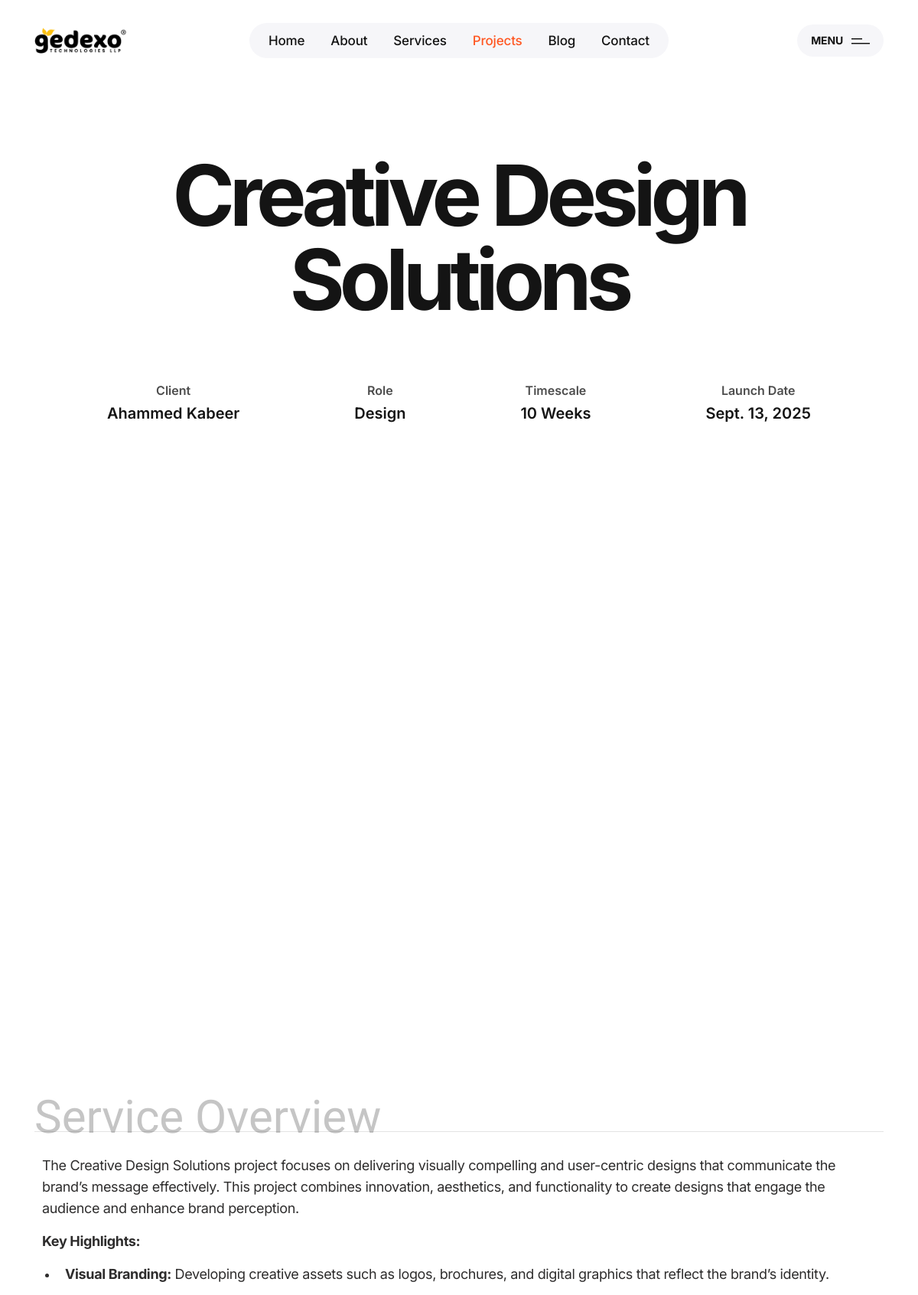
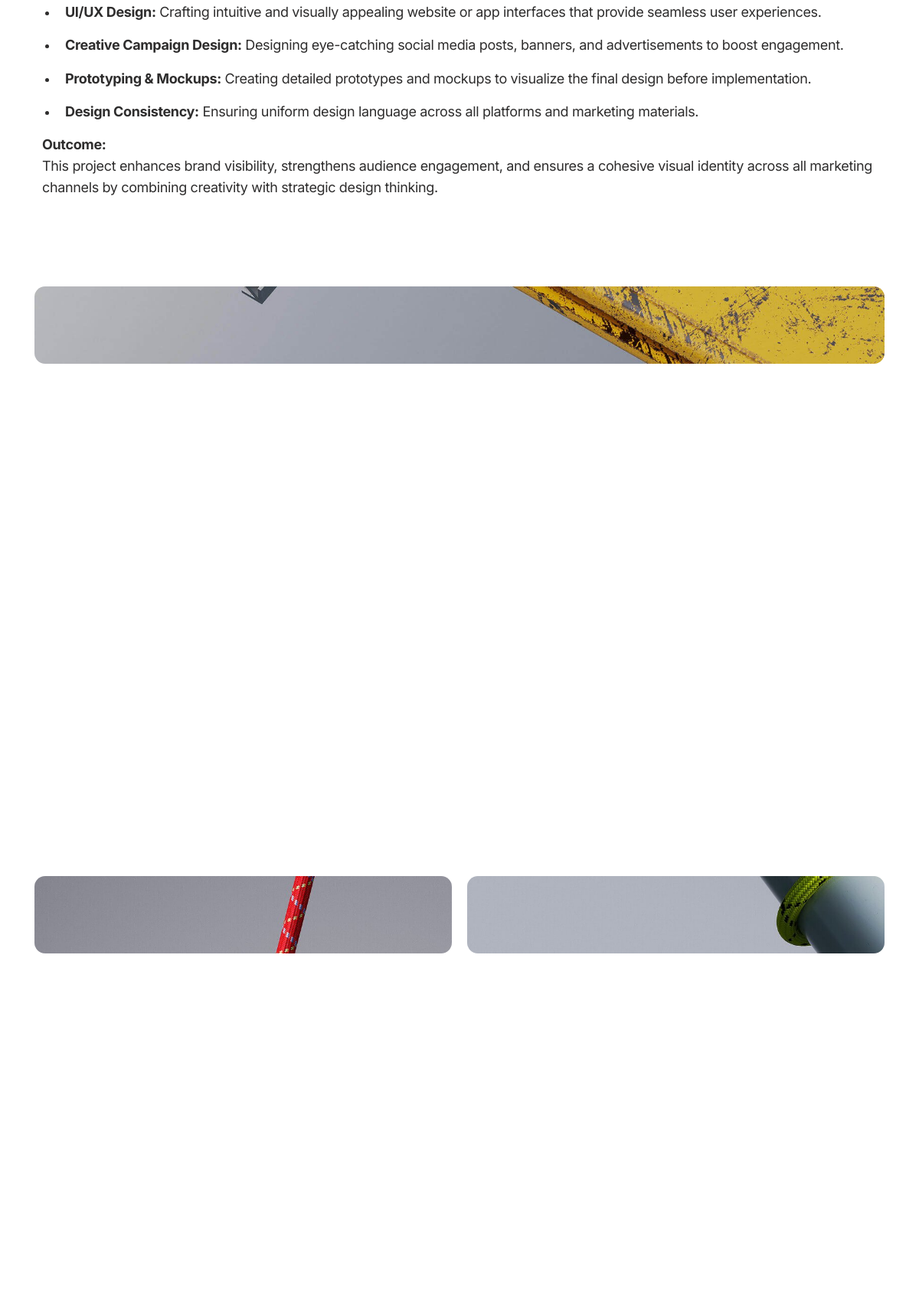
The page /project/creative-design-solutions/ (upper part) on the database its author committed (2 pictures, top to bottom).
### web/models.py (models this page shows, shortened)
class Project(models.Model):
    category = models.ForeignKey("web.ProjectCategory", on_delete=models.PROTECT)
    name = models.CharField(max_length=100)
    slug = models.SlugField(unique=True)
    meta_title = models.CharField(max_length=180, blank=True, null=True)
    meta_keywords = models.CharField(max_length=200, blank=True, null=True)
    meta_description = models.CharField(max_length=180, blank=True, null=True)
    image = models.ImageField(upload_to='project_images')
    client = models.CharField(max_length=100, null=True)
    timescale = models.CharField(max_length=100, null=True)
    launch_date = models.DateField(null=True)
    project_url = models.URLField(blank=True, null=True)
    description = HTMLField()
    def get_absolute_url(self):
        return reverse_lazy("web:project_detail", kwargs={"slug": self.slug})
    def get_images(self):
        return ProjectImage.objects.filter(project=self).order_by('order_id')
    def get_image_classes(self):
        pattern = ["col-lg-12", "col-lg-6", "col-lg-6", "col-lg-4", "col-lg-4", "col-lg-4"]
        return [(img, pattern[i % len(pattern)]) for i, img in enumerate(self.get_images())]
    class Meta:
        ordering = ['-id']
        verbose_name = 'Project'
        verbose_name_plural = 'Projects'

class ProjectCategory(models.Model):
    name = models.CharField(max_length=100)
    def __str__(self):
        return self.name
    class Meta:
        verbose_name = 'Project Category'
        verbose_name_plural = 'Project Categories'

class ProjectImage(models.Model):
    order_id = models.PositiveIntegerField()
    project = models.ForeignKey("web.Project", on_delete=models.CASCADE)
    image = models.ImageField(upload_to='project_images')
    class Meta:
        ordering = ['order_id']
        verbose_name = 'Project Image'
        verbose_name_plural = 'Project Images'

### web/views.py (the view)
# urls.py: path("project/<slug:slug>/", views.project_detail, name="project_detail"),
def project_detail(request, slug):
    project = get_object_or_404(Project, slug=slug)
    next_project = Project.objects.filter(id__lt=project.id).order_by('-id').first()
    prev_project = Project.objects.filter(id__gt=project.id).order_by('id').first()
    context = {
        "is_project": True,
        "project": project,
        "next_project": next_project,
        "prev_project": prev_project
    }
    return render(request, "web/project-detail.html", context)

### templates/web/project-detail.html (shortened to what this page needs)
{% extends "web/base.html" %}
{% load static %}
{% block content %}
<div class="bigbrand-light">
    <div class="tp-pd-2-ptb pt-200 pb-80">
        <div class="container container-1230">
            <div class="row justify-content-center">
                <div class="col-lg-10">
                    <div class="tp-pd-2-top pb-70 text-center">
                        <h3 class="tp-pd-2-title tp_fade_anim" data-delay=".5">{{project.name}}</h3>
                    </div>
                    <div class="tp-pd-2-bottom d-flex justify-content-between tp_fade_anim" data-delay=".7">
                        <div class="tp-pd-2-bottom-item text-center">
                            <span>Client</span>
                            <h6>{{project.client}}</h6>
                        </div>
                        <div class="tp-pd-2-bottom-item text-center">
                            <span>Role</span>
                            <h6>{{project.category}}</h6>
                        </div>
                        <div class="tp-pd-2-bottom-item text-center">
                            <span>Timescale</span>
                            <h6>{{project.timescale}}</h6>
                        </div>
                        <div class="tp-pd-2-bottom-item text-center">
                            <span>Launch Date</span>
                            <h6>{{project.launch_date}}</h6>
                        </div>
                    </div>
                </div>
            </div>
        </div>
    </div>
    <div class="tp-portfolio-details-1-area pb-80">
        <div class="container container-1830">
            <div class="row">
                <div class="col-lg-12">
                    <div class="tp-portfolio-details-1-banner">
                    </div>
                </div>
            </div>
        </div>
    </div>
    <div class="tp-portfolio-details-1-ptb pb-100">
        <div class="container container-1430">
            <div class="row">
                <div class="col-lg-12">
                    <div class="pp-service-details-overview-heading">
                        <h4 class="pp-service-details-overview-title tp_fade_anim" data-delay=".3">Service Overview</h4>
                    </div>
                </div>
                <div class="col-lg-12">
                    <div class="tp-portfolio-details-description">
                        {{project.description|safe}}
                    </div>
                </div>
            </div>
        </div>
    </div>
    {% if project.get_image_classes %}
    <div class="tp-portfolio-details-1-thumb-ptb pb-150">
        <div class="container container-1830">
            <div class="row gx-20">
                {% for image, col_class in project.get_image_classes %}
                    <div class="{{ col_class }}">
                        <div class="tp-portfolio-details-1-thumb-1 mb-20 tp-portfolio-details-1-thumb">
                            <img data-speed=".8" src="{{ image.image.url }}" alt="">
                        </div>
                    </div>
                {% endfor %}
            </div>
        </div>
    </div>
    {% endif %}
</div>
{% endblock %}

### static/web/assets/css/spacing.css (style rules this page uses)
.mb-20 { margin-bottom:20px }
.pt-200 { padding-top:200px }
.pb-70 { padding-bottom:70px }
.pb-80 { padding-bottom:80px }
.pb-100 { padding-bottom:100px }
.pb-150 { padding-bottom:150px }

### static/web/assets/css/custom.css (style rules this page uses)
@media (min-width: 991px) { .tp-portfolio-details-description p { margin-left: 10px; } }
@media (min-width: 991px) { .tp-portfolio-details-description ul { padding-left: 30px !important; } }
@media (min-width: 991px) { .tp-portfolio-details-1-thumb img { height: 750px !important; object-fit: cover !important; object-position: center !important; width: 100% !important; } }
@media (min-width: 991px) { .tp-portfolio-details-1-thumb-1 { height: 750px !important; } }
.pp-service-details-overview-heading { margin-bottom: 30px !important; }

### rows shown on the page
Project: name "Creative Design Solutions", client "Ahammed Kabeer", category "Design", timescale "10 Weeks", launch_date "Sept. 13, 2025", description "The Creative Design Solutions project focuses on delivering visually compelling and user-centric designs that communicate the brand’s message effectively. This project combines innovation, aesthetics, and functionality to create designs that engage the audience and enhance brand perception. Key Highlights: Visual Branding: Developing creative assets such as logos, brochures, and digital graphics that reflect the brand’s identity. UI/UX Design: Crafting intuitive and visually appealing website or app interfaces that provide seamless user experiences. Creative Campaign Design: Designing eye-catching social media posts, banners, and advertisements to boost engagement. Prototyping & Mockups:…"
ProjectImage: image (picture)
ProjectImage: image (picture)
ProjectImage: image (picture)
